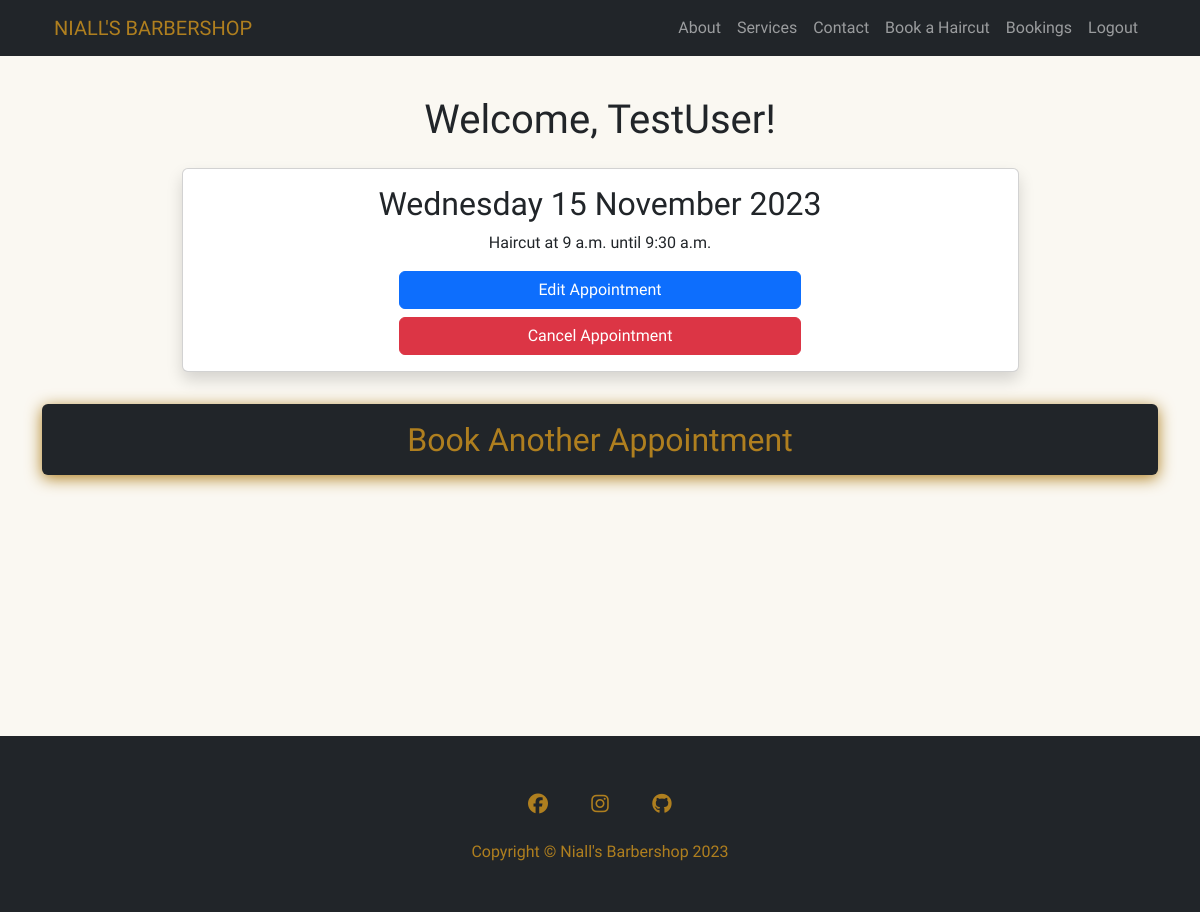
Screenshot of /booking/20/ (signed in) with the database file from the repository.
### booking_system/models.py (models this page shows, shortened)
class Booking(models.Model):
    username = models.ForeignKey(User, on_delete=models.CASCADE,
                                 related_name='username_booking')
    date_of_booking = models.DateField()
    service_name = models.ForeignKey(Services, on_delete=models.CASCADE,
                                     related_name='service_name_booking')
    start_time = models.TimeField(choices=BOOKING_TIME)
    end_time = models.TimeField(editable=False, blank=True, null=True)
    confirmed = models.BooleanField(default=False)
    class Meta:
        ordering = ['date_of_booking', 'start_time']

class Services(models.Model):
    service_name = models.CharField(max_length=250)
    session_length = models.DurationField()
    cost = models.DecimalField(max_digits=8, decimal_places=2)
    def __str__(self):
        return self.service_name

### booking_system/views.py (the view)
# urls.py: path('booking/<int:pk>/', views.BookingDetailView.as_view(),
class BookingDetailView(LoginRequiredMixin, DetailView):
    model = Booking

### booking_system/templates/booking_system/booking_detail.html (shortened to what this page needs)
{% extends "base.html" %}
{% block content %}
{% load account %}
<div class="container mt-5">
    <h1 class="pt-5 text-center ">Welcome, {% user_display user %}!</h1>
        <div class='d-flex justify-content-center '>
            <div class="card shadow p-3 m-3 text-center w-75">
                <h2>{{ booking.date_of_booking|date:"l j F Y" }}</h2>
                <p>{{ booking.service_name }} at {{ booking.start_time|date:"g a" }} until {{ booking.end_time }}</p>
                <div class="d-grid gap-2 col-6 mx-auto">
                    <button class="btn btn-primary" type="button">Edit Appointment</button>
                    <a href="{%  url 'booking-delete' booking.id  %}" class="btn btn-danger" type="button">Cancel Appointment</a>
                </div>
            </div>
        </div>
        <a href="{% url 'booking-create' %}" class="link-underline link-underline-opacity-0">
            <div class="d-grid gap-2 md-col-5 mx-auto pt-3">
                <button class="btn custom-button-dark-gold pt-3 haircut-hover" type="button"><h2>Book Another Appointment</h2></button>
            </div>
        </a>
</div>
{% endblock %}

### static/css/style.css (style rules this page uses)
:root { --clr-gold: #af7f1f; --clr-light: #faf8f2; --clr-dark: #212529; }
body { font-family: 'Tenor Sans', sans-serif; background-color: var(--clr-light); }
h1, h2, h3, h4, h5 { font-family: 'Sancreek', serif; }
.custom-button-dark-gold { transition: .5s ease-in-out; background-color: var(--clr-dark); color: var(--clr-gold); box-shadow: 0 0.2rem 1rem var(--clr-gold); }
.haircut-hover { transition: .5s ease-in-out; text-decoration: none; box-shadow: 0 0.2rem 1rem var(--clr-gold); }

### rows the page displays
Booking: date_of_booking "Wednesday 15 November 2023", service_name "Haircut", start_time "9 a.m.", end_time "9:30 a.m."
